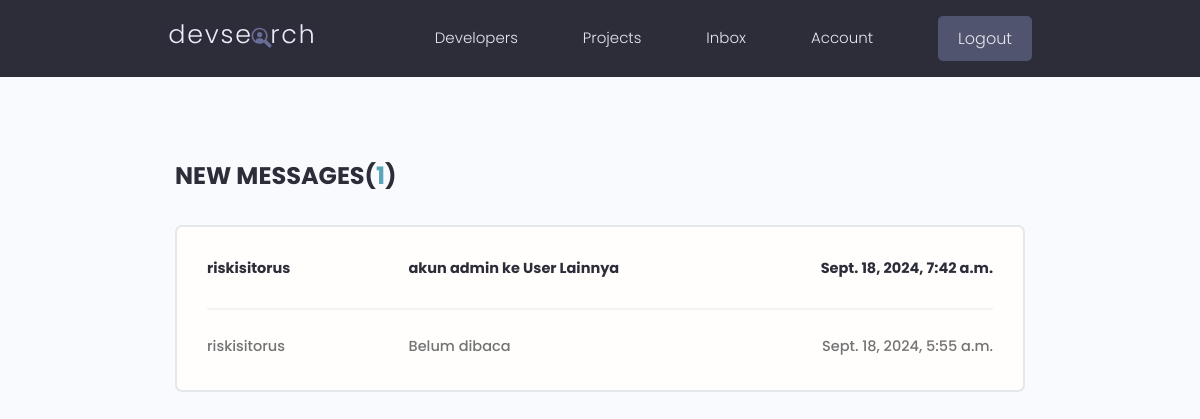
Screenshot of /inbox (signed in) with the database file from the repository.
### users/models.py (models this page shows, shortened)
class Message(models.Model):
    sender = models.ForeignKey("users.Profile", on_delete=models.SET_NULL, null=True, blank=True)
    recipient = models.ForeignKey("users.Profile", on_delete=models.SET_NULL, null=True, blank=True, related_name='messages')
    name = models.CharField(max_length=200, null=True, blank=True)
    email = models.EmailField(max_length=254, null=True, blank=True)
    subject = models.CharField(max_length=200, null=True, blank=True)
    body = models.TextField()
    is_read = models.BooleanField(default=False, null=True)
    created = models.DateTimeField(auto_now_add=True)
    id = models.UUIDField(default=uuid.uuid4, unique=True, primary_key=True, editable=False)
    class Meta:
        ordering = ['is_read', '-created']

class Profile(models.Model):
    user = models.OneToOneField(User, on_delete=models.CASCADE, null=True, blank=True)
    name = models.CharField(max_length=200, null=True, blank=True)
    email = models.EmailField(max_length=254, null=True, blank=True)
    username = models.CharField(max_length=200, null=True, blank=True)
    locations = models.CharField(max_length=200, null=True, blank=True)
    short_intro = models.CharField(max_length=200, null=True, blank=True)
    bio = models.TextField(null=True, blank=True)
    profile_image = models.ImageField(null=True, blank=True, upload_to='profiles/', default='profiles/user-default.png')
    social_github = models.CharField(max_length=200, null=True, blank=True)
    social_linkedin = models.CharField(max_length=200, null=True, blank=True)
    social_website = models.CharField(max_length=200, null=True, blank=True)
    created = models.DateTimeField(auto_now_add=True)
    id = models.UUIDField(default=uuid.uuid4, unique=True, primary_key=True, editable=False)
    class Meta:
        ordering = ['created']
    def __str__(self):
        return str(self.username)

### users/views.py (the view)
# urls.py: path('inbox', views.inbox, name='inbox'),
@login_required(login_url="login")
def inbox(request):
    profile = request.user.profile
    messageRequest = profile.messages.all()
    unreadCount = messageRequest.filter(is_read=False).count()
    context = {
        'messageRequest':messageRequest,
        'unreadCount':unreadCount,
    }
    return render(request, 'users/inbox.html', context)

### users/templates/users/inbox.html
{% extends "main.html" %}
{% block content %}
<main class="inbox my-xl">
    <div class="content-box">
      <h3 class="inbox__title">New Messages(<span>{{unreadCount}}</span>)</h3>
      <ul class="messages">
        {% for message in messageRequest %}
        {% if message.is_read == False %}
        <li class="message message--unread">
        {% else %}
        <li class="message">
        {% endif %}
          <a href="{% url 'message' message.id %}">
            <span class="message__author">{{message.sender}}</span>
            <span class="message__subject">{{message.subject}}</span>
            <span class="message__date">{{message.created}}</span>
          </a>
        </li>
        {% endfor %}
      </ul>
    </div>
  </main>
{% endblock content %}

### static/styles/app.css (style rules this page uses)
:root { --color-sub: #2d2d39; }
.content-box { width: 95%; max-width: 85rem; margin: 0 auto; }
.inbox { height: 90vh; }
.inbox__title, .inbox__title span { font-size: 2.4rem; font-weight: 700; color: var(--color-sub); text-transform: uppercase; text-align: left; margin-bottom: 3rem; }
.inbox__title span { color: var(--color-main); }
.messages { list-style: none; background: var(--color-white); padding: 0.5rem 3rem; border: 2px solid var(--color-light); border-radius: 0.7rem; }
.message { padding: 2.5rem 0; }
.message > a span { font-size: 1.45rem; font-weight: 500; }
.message.message--unread a span { font-weight: 700; color: var(--color-sub); }
.message:not(:last-child) { border-bottom: 2px solid var(--color-white-light); }
.message > a { display: flex; gap: 1rem; }
.message__author, .message__date { flex-basis: 25%; }
.message__subject { flex-basis: 50%; }
.message__date { text-align: right; }

### static/uikit/styles/modules/_variables.css (style rules this page uses)
:root { --color-main: #5aa5b9; --color-main-light: #e6faff; --color-sub: #3f4156; --color-sub-light: #51546e; --color-sub-lighter: #ededfd; --color-text: #737373; --color-gray: #8b8b8b; --color-light: #e5e7eb; --color-light-gray: #767676; --color-bg: #f8fafd; --color-white: #fffefd; --color-white-light: #f3f3f3; --color-success: #359e64; --color-success-bg: #def8e8; --color-error: #fc4b0b; --color-error-bg: #fff2ee; --font-base: 'Poppins', arial, helvetica, 'Segoe UI', roboto, ubuntu, sans-serif; --font-monospace: 'Fira Code', 'Courier New', courier, monospace; --font-regular: 300; --font-medium: 500; --font-bold: 700; --generic-shadow: 1px 1px 5px #00000010; --generic-transition: all 0.3s ease-in-out; }

### static/uikit/styles/modules/_base.css (style rules this page uses)
* { margin: 0; padding: 0; box-sizing: border-box; text-rendering: optimizeLegibility; color: inherit; font-size: inherit; }
html { font-size: 50%; }
@media only screen and (min-width: 480px) { html { font-size: 56.25%; } }
@media only screen and (min-width: 1200px) { html { font-size: 62.5%; } }
body { line-height: 1.6; font-weight: 400; font-size: 1.5rem; color: var(--color-text); background-color: var(--color-bg); min-height: 100vh; }

### static/uikit/styles/modules/_typography.css (style rules this page uses)
* { font-family: var(--font-base); }
h3 { font-size: 3.2rem; font-weight: var(--font-medium); }
p, span, strong { font-size: 1.6rem; color: var(--color-text); font-weight: var(--font-regular); }
a { padding-bottom: 2px; text-decoration: none; display: inline-block; color: var(--color-main); font-weight: var(--font-medium); }

### static/uikit/styles/modules/_utilities.css (style rules this page uses)
.my-xl { margin: 8rem auto; }

### rows the page displays
Message: sender "riskisitorus", subject "akun admin ke User Lainnya", created "Sept. 18, 2024, 7:42 a.m."
Message: sender "riskisitorus", subject "Belum dibaca", created "Sept. 18, 2024, 5:55 a.m."

### other values shown
{{ unreadCount }} "1"
